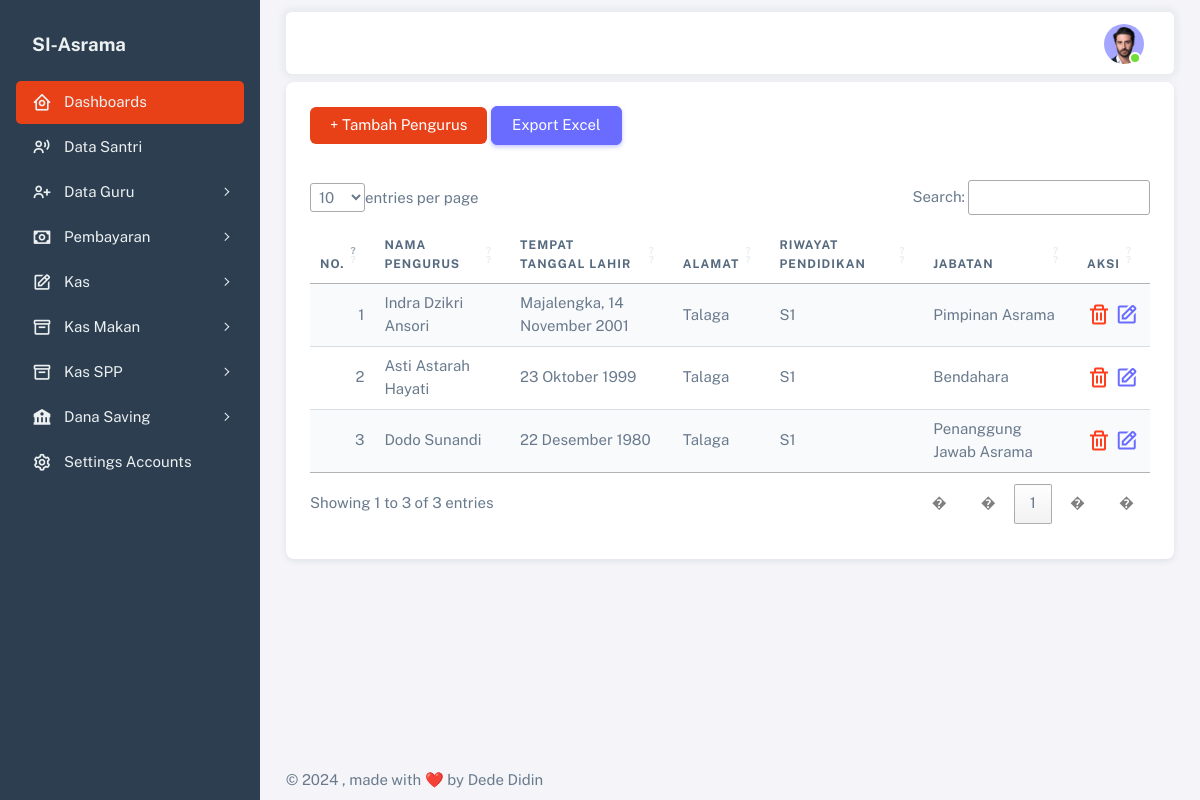
The app's page /index.php/pengurus with its own data.
### tables this page shows
CREATE TABLE `tb_pengurus` (
  `id_pengurus` int(11) NOT NULL,
  `nama` varchar(200) NOT NULL,
  `ttl` varchar(200) NOT NULL,
  `alamat` text NOT NULL,
  `riwayat_pendidikan` varchar(200) NOT NULL,
  `jabatan` varchar(200) NOT NULL
);

### application/controllers/Pengurus.php (called while the page is built, shortened)
<?php
class Pengurus extends CI_Controller {
    function __construct()
    {
        $this->load->model('M_pengurus');
    }
    public function index() {
        $data['pengurus'] = $this->M_pengurus->getPengurus()->result_array();
        $this->load->view('templates/header');
        $this->load->view('pengurus/v_tampil', $data);
        $this->load->view('templates/footer');
    }
}

### index.php (called while the page is built, shortened)
<?php
require_once BASEPATH.'core/CodeIgniter.php';

### application/models/M_Pengurus.php (called while the page is built, shortened)
<?php
class M_pengurus extends CI_Model {
    function getPengurus() {
        return $this->db->get('tb_pengurus');
    }
}

### application/views/pengurus/v_tampil.php (the view, shortened to what this page needs)
<div class="content-wrapper">
    <div class="container">
        <div class="row mt-2">
            <div class="col">
                <div class="card">
                    <div class="card-header">
                        <a href="<?= site_url('pengurus/add') ?>" class="btn text-white" style="background-color: #e84118">+ Tambah Pengurus</a>
                        <a href="<?= site_url('pengurus/export') ?>" class="btn btn-primary">Export Excel</a>
                    </div>
                    <div class="card-body">
                        <table id="myTable" class="table table-striped">
                            <thead>
                                <th>No.</th>
                                <th>Nama Pengurus</th>
                                <th>Tempat Tanggal Lahir</th>
                                <th>Alamat</th>
                                <th>Riwayat Pendidikan</th>
                                <th>jabatan</th>
                                <th>Aksi</th>
                            </thead>
                            <tbody>
                                <?php $no = 1;
                                foreach ($pengurus as $s) : ?>
                                    <tr>
                                        <td><?= $no++; ?></td>
                                        <td><?= $s['nama'] ?></td>
                                        <td><?= $s['ttl'] ?></td>
                                        <td><?= $s['alamat'] ?></td>
                                        <td><?= $s['riwayat_pendidikan'] ?></td>
                                        <td><?= $s['jabatan'] ?></td>
                                        <td>
                                            <a href="<?= site_url('pengurus/hapus/' . $s['id_pengurus']) ?>" onclick="return confirm('apakah anda ingin menghapus?')"><i class='bx bx-trash text-danger' style="font-size: 18pt;"></i></a>
                                            <a href="<?= site_url('pengurus/edit/' . $s['id_pengurus']) ?>"><i class='bx bx-edit text-primary' style="font-size: 18pt;"></i></a>
                                        </td>
                                    </tr>
                                <?php endforeach; ?>
                            </tbody>
                        </table>
                    </div>
                </div>
            </div>
        </div>
    </div>
</div>

### records on screen
tb_pengurus: nama "Indra Dzikri Ansori", ttl "Majalengka, 14 November 2001", alamat "Talaga", riwayat_pendidikan "S1", jabatan "Pimpinan Asrama"
tb_pengurus: nama "Asti Astarah Hayati", ttl "23 Oktober 1999", alamat "Talaga", riwayat_pendidikan "S1", jabatan "Bendahara"
tb_pengurus: nama "Dodo Sunandi", ttl "22 Desember 1980", alamat "Talaga", riwayat_pendidikan "S1", jabatan "Penanggung Jawab Asrama"
